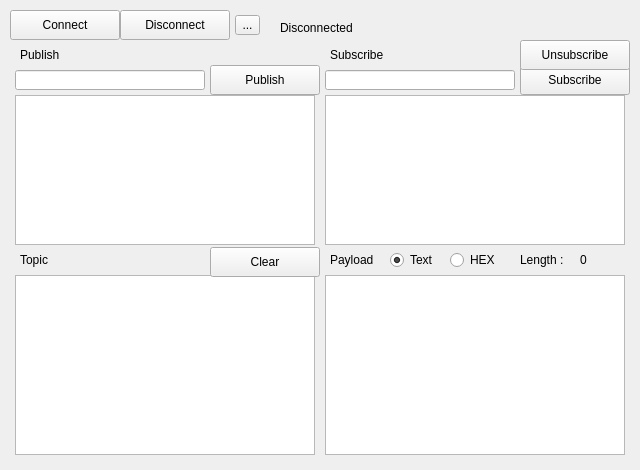
<?xml version="1.0" encoding="UTF-8"?>
<ui version="4.0">
 <class>MainWindow</class>
 <widget class="QMainWindow" name="MainWindow">
  <property name="geometry">
   <rect>
    <x>0</x>
    <y>0</y>
    <width>640</width>
    <height>470</height>
   </rect>
  </property>
  <property name="minimumSize">
   <size>
    <width>640</width>
    <height>470</height>
   </size>
  </property>
  <property name="maximumSize">
   <size>
    <width>640</width>
    <height>470</height>
   </size>
  </property>
  <property name="font">
   <font>
    <kerning>true</kerning>
   </font>
  </property>
  <property name="windowTitle">
   <string>MQTT Tester - Dev91</string>
  </property>
  <property name="dockOptions">
   <set>QMainWindow::AllowTabbedDocks|QMainWindow::AnimatedDocks</set>
  </property>
  <property name="unifiedTitleAndToolBarOnMac">
   <bool>false</bool>
  </property>
  <widget class="QWidget" name="centralwidget">
   <widget class="QPushButton" name="subscribe_btn">
    <property name="geometry">
     <rect>
      <x>520</x>
      <y>65</y>
      <width>110</width>
      <height>30</height>
     </rect>
    </property>
    <property name="text">
     <string>Subscribe</string>
    </property>
   </widget>
   <widget class="QLineEdit" name="subscribe_topic_line">
    <property name="geometry">
     <rect>
      <x>325</x>
      <y>70</y>
      <width>190</width>
      <height>20</height>
     </rect>
    </property>
   </widget>
   <widget class="QPushButton" name="publish_btn">
    <property name="geometry">
     <rect>
      <x>210</x>
      <y>65</y>
      <width>110</width>
      <height>30</height>
     </rect>
    </property>
    <property name="text">
     <string>Publish</string>
    </property>
   </widget>
   <widget class="QLineEdit" name="publish_topic_line">
    <property name="geometry">
     <rect>
      <x>15</x>
      <y>70</y>
      <width>190</width>
      <height>20</height>
     </rect>
    </property>
   </widget>
   <widget class="QPushButton" name="connect_btn">
    <property name="geometry">
     <rect>
      <x>10</x>
      <y>10</y>
      <width>110</width>
      <height>30</height>
     </rect>
    </property>
    <property name="text">
     <string>Connect</string>
    </property>
   </widget>
   <widget class="QPushButton" name="disconnect_btn">
    <property name="geometry">
     <rect>
      <x>120</x>
      <y>10</y>
      <width>110</width>
      <height>30</height>
     </rect>
    </property>
    <property name="text">
     <string>Disconnect</string>
    </property>
   </widget>
   <widget class="QToolButton" name="tool_btn">
    <property name="geometry">
     <rect>
      <x>235</x>
      <y>15</y>
      <width>25</width>
      <height>20</height>
     </rect>
    </property>
    <property name="text">
     <string>...</string>
    </property>
   </widget>
   <widget class="QLabel" name="publish_label">
    <property name="geometry">
     <rect>
      <x>20</x>
      <y>45</y>
      <width>60</width>
      <height>20</height>
     </rect>
    </property>
    <property name="text">
     <string>Publish</string>
    </property>
   </widget>
   <widget class="QLabel" name="subscribe_label">
    <property name="geometry">
     <rect>
      <x>330</x>
      <y>45</y>
      <width>70</width>
      <height>20</height>
     </rect>
    </property>
    <property name="text">
     <string>Subscribe</string>
    </property>
   </widget>
   <widget class="QLabel" name="connection_flag_label">
    <property name="geometry">
     <rect>
      <x>280</x>
      <y>20</y>
      <width>100</width>
      <height>16</height>
     </rect>
    </property>
    <property name="text">
     <string>Disconnected</string>
    </property>
   </widget>
   <widget class="QTextEdit" name="sub_msg_textedit">
    <property name="geometry">
     <rect>
      <x>325</x>
      <y>275</y>
      <width>300</width>
      <height>180</height>
     </rect>
    </property>
    <property name="readOnly">
     <bool>true</bool>
    </property>
   </widget>
   <widget class="QTextEdit" name="publish_textedit">
    <property name="geometry">
     <rect>
      <x>15</x>
      <y>95</y>
      <width>300</width>
      <height>150</height>
     </rect>
    </property>
   </widget>
   <widget class="QListWidget" name="subscribe_list">
    <property name="geometry">
     <rect>
      <x>325</x>
      <y>95</y>
      <width>300</width>
      <height>150</height>
     </rect>
    </property>
   </widget>
   <widget class="QLabel" name="topic_label">
    <property name="geometry">
     <rect>
      <x>20</x>
      <y>250</y>
      <width>60</width>
      <height>20</height>
     </rect>
    </property>
    <property name="text">
     <string>Topic</string>
    </property>
   </widget>
   <widget class="QLabel" name="payload_label">
    <property name="geometry">
     <rect>
      <x>330</x>
      <y>250</y>
      <width>60</width>
      <height>20</height>
     </rect>
    </property>
    <property name="text">
     <string>Payload</string>
    </property>
   </widget>
   <widget class="QListWidget" name="sub_topic_list">
    <property name="geometry">
     <rect>
      <x>15</x>
      <y>275</y>
      <width>300</width>
      <height>180</height>
     </rect>
    </property>
   </widget>
   <widget class="QRadioButton" name="hex_type_radio_btn">
    <property name="geometry">
     <rect>
      <x>450</x>
      <y>250</y>
      <width>60</width>
      <height>20</height>
     </rect>
    </property>
    <property name="text">
     <string>HEX</string>
    </property>
    <attribute name="buttonGroup">
     <string notr="true">buttonGroup</string>
    </attribute>
   </widget>
   <widget class="QRadioButton" name="text_type_radio_btn">
    <property name="geometry">
     <rect>
      <x>390</x>
      <y>250</y>
      <width>60</width>
      <height>20</height>
     </rect>
    </property>
    <property name="text">
     <string>Text</string>
    </property>
    <property name="checked">
     <bool>true</bool>
    </property>
    <attribute name="buttonGroup">
     <string notr="true">buttonGroup</string>
    </attribute>
   </widget>
   <widget class="QLabel" name="length_label">
    <property name="geometry">
     <rect>
      <x>520</x>
      <y>250</y>
      <width>60</width>
      <height>20</height>
     </rect>
    </property>
    <property name="text">
     <string>Length : </string>
    </property>
   </widget>
   <widget class="QLabel" name="length_num_label">
    <property name="geometry">
     <rect>
      <x>580</x>
      <y>250</y>
      <width>40</width>
      <height>20</height>
     </rect>
    </property>
    <property name="text">
     <string>0</string>
    </property>
   </widget>
   <widget class="QPushButton" name="unsubscribe_btn">
    <property name="geometry">
     <rect>
      <x>520</x>
      <y>40</y>
      <width>110</width>
      <height>30</height>
     </rect>
    </property>
    <property name="text">
     <string>Unsubscribe</string>
    </property>
   </widget>
   <widget class="QPushButton" name="clear_btn">
    <property name="geometry">
     <rect>
      <x>210</x>
      <y>247</y>
      <width>110</width>
      <height>30</height>
     </rect>
    </property>
    <property name="text">
     <string>Clear</string>
    </property>
   </widget>
  </widget>
 </widget>
 <resources/>
 <connections/>
 <buttongroups>
  <buttongroup name="buttonGroup"/>
 </buttongroups>
</ui>
